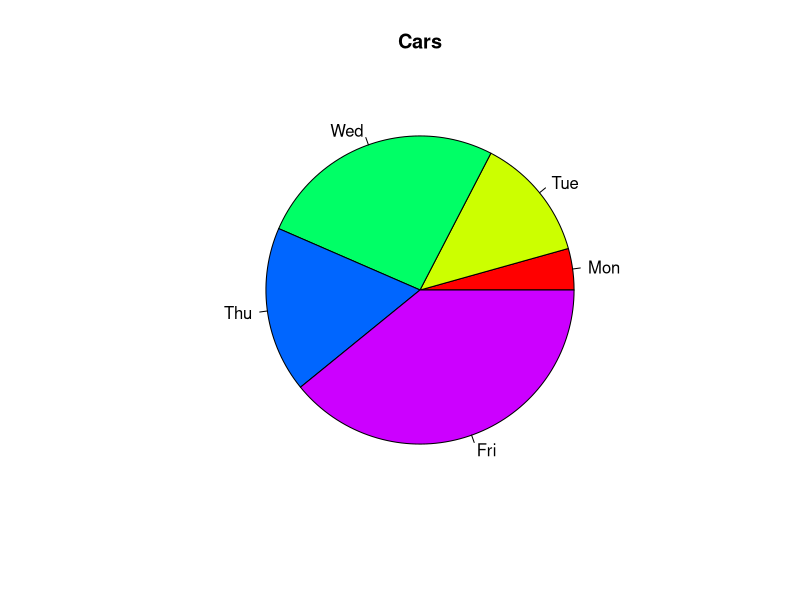

Source code (R):
# Define cars vector with 5 values
cars <- c(1, 3, 6, 4, 9)

# Create a pie chart with defined heading and
# custom colors and labels
pie(cars, main="Cars", col=rainbow(length(cars)),
    labels=c("Mon","Tue","Wed","Thu","Fri"))
